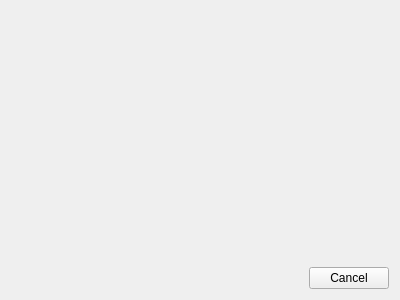
<?xml version="1.0" encoding="UTF-8"?>
<ui version="4.0">
 <class>Magnetic_Field_Calibration_Wizard_Reset</class>
 <widget class="QWidget" name="Magnetic_Field_Calibration_Wizard_Reset">
  <property name="geometry">
   <rect>
    <x>0</x>
    <y>0</y>
    <width>400</width>
    <height>300</height>
   </rect>
  </property>
  <property name="windowTitle">
   <string>Form</string>
  </property>
  <layout class="QVBoxLayout" name="verticalLayout">
   <item>
    <widget class="QLabel" name="info">
     <property name="text">
      <string/>
     </property>
     <property name="wordWrap">
      <bool>true</bool>
     </property>
    </widget>
   </item>
   <item>
    <spacer name="verticalSpacer">
     <property name="orientation">
      <enum>Qt::Vertical</enum>
     </property>
     <property name="sizeHint" stdset="0">
      <size>
       <width>20</width>
       <height>40</height>
      </size>
     </property>
    </spacer>
   </item>
   <item>
    <widget class="QDialogButtonBox" name="buttonBox">
     <property name="standardButtons">
      <set>QDialogButtonBox::Cancel</set>
     </property>
    </widget>
   </item>
  </layout>
 </widget>
 <resources/>
 <connections/>
</ui>
